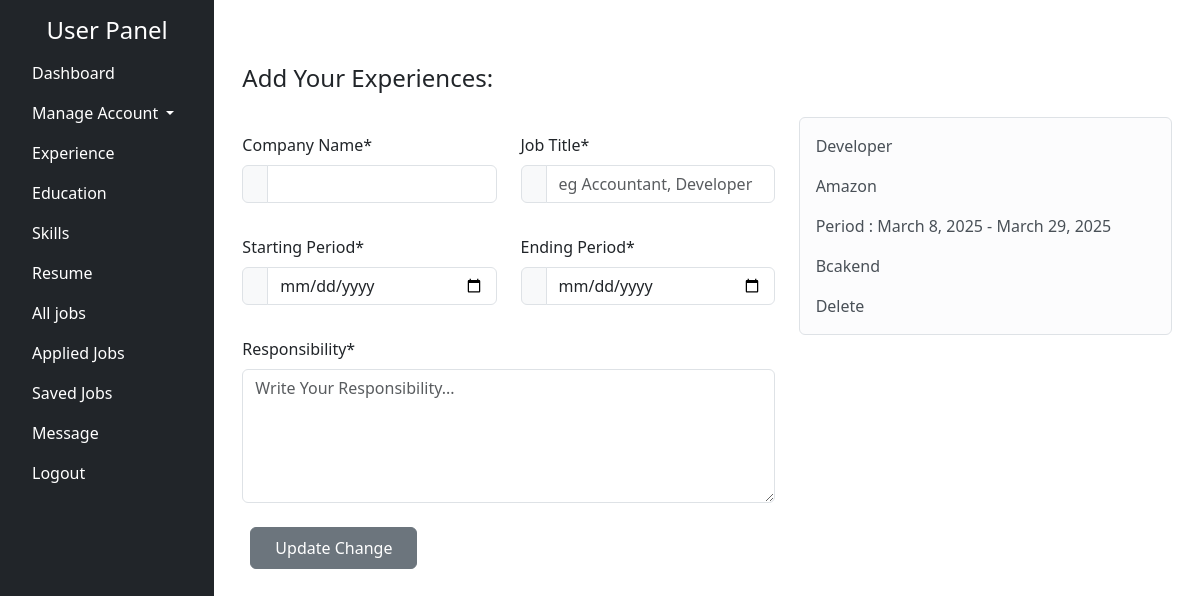
The page /experienceuser (signed in) on the database its author committed.
### myapp/models.py (models this page shows, shortened)
class Experience(models.Model):
    user = models.ForeignKey(register_user, on_delete=models.CASCADE)  # Linked to UserProfile
    company_name = models.CharField(max_length=255)
    role = models.CharField(max_length=100)
    start_date = models.DateField()
    end_date = models.DateField(blank=True, null=True)  # Can be null for current jobs
    responsibility = models.TextField(blank=True, null=True)

### myapp/views.py (the view, shortened to what this page needs)
# urls.py: path('experienceuser',views.experienceuser,name='experienceuser'),
def experienceuser(request):
    email = request.session.get('user_email')
    try:
        user_instance = register_user.objects.get(email=email)  # Fetch user instance
    except register_user.DoesNotExist:
        print(f"User does not exist: {email}")  # Debugging output
        user_instance = None
    data = Experience.objects.filter(user=user_instance) if user_instance else []  # Correct way to filter
    return render(request, 'experienceuser.html', {'data': data})

### templates/experienceuser.html (shortened to what this page needs)
{% extends 'afterlogin.html' %}
{% block content %}
{% load static %}
<div class='container py-5 mb-4'>
<h4> Add Your Experiences:</h4>
<div class='row'>
<div class='col-7 mt-3'>
<form method="post">
<div class='row justify-content-center'>
<div class='col-6 mt-3'>
<label class="fs-6 mb-2"> Company Name*</label>
<div class="mb-3 input-group">
<label class='input-group-text'></label>
<input class='form-control' type="text" name="cpn"  required placeholder="">
</div>
</div>
<div class='col-6 mt-3'>
<label class="fs-6 mb-2"> Job Title*</label>
<div class="mb-3 input-group">
<label class='input-group-text'></label>
<input class='form-control' type="text" name="jt" maxlength="150" required=""
placeholder="eg Accountant, Developer" >
</div>
</div>
<div class='col-6 mt-3'>
<label class="fs-6 mb-2"> Starting Period*</label>
<div class="mb-3 input-group">
<label class='input-group-text'></label>
<input class='form-control' type="date" name="sp"  required="" >
</div>
</div>
<div class='col-6 mt-3'>
<label class="fs-6 mb-2"> Ending Period*</label>
<div class="mb-3 input-group">
<label class='input-group-text'></label>
<input class='form-control' type="date" name="ep" required="">
</div>
</div>
<div class='col-12 mt-3'>
<label class="fs-6 mb-2"> Responsibility* </label>
<textarea class='form-control  mb-3' rows="5" name="resp" maxlength="500" required="" id="id_username" placeholder="Write Your Responsibility...">
</textarea>
<button class= " btn  btn-secondary bg py-2 px-4 m-2 text-white "> Update Change</button>
</div>
</div>
</form>
</div>
<div class='col-5 mt-3'>
{% for d in data  %}
<div class='alert alert-light border'>
<p class='text-capitalize'> {{d.role}}  </p>
<p class='text-capitalize'> {{d.company_name}}  </p>
<p> Period : {{d.start_date}} - {{d.end_date}}  </p>
<p class='text-capitalize'> {{d.responsibility  | safe}} </p>
<a href="#"></a> Delete
</div>
{% endfor %}
</div>
</div>
</div>
{% endblock %}

### rows shown on the page
Experience: role "Developer", company_name "Amazon", start_date "March 8, 2025", end_date "March 29, 2025", responsibility "Bcakend"
